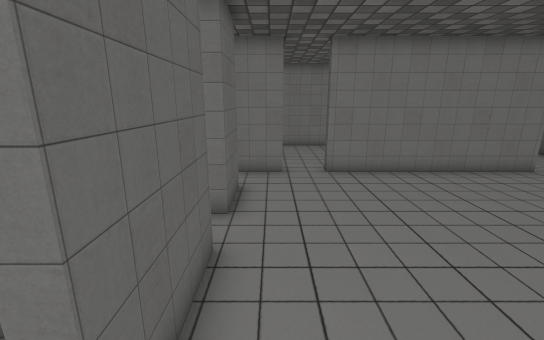
[1] (above)

22 first-person views from a walk through a scene from a Unity 3-D project. The camera is 1.3 m above the floor, tilts 14° down and sees 90° across. The floor is counted in squares, 0.5 m on a side. Each view is taken from the middle of a square. On the plan, view 1 faces up. The plan holds only what a view shows up to about 19 squares ahead; the rest is blank. The place goes on beyond the plan. Some surface patterns are stand-ins.

[2]
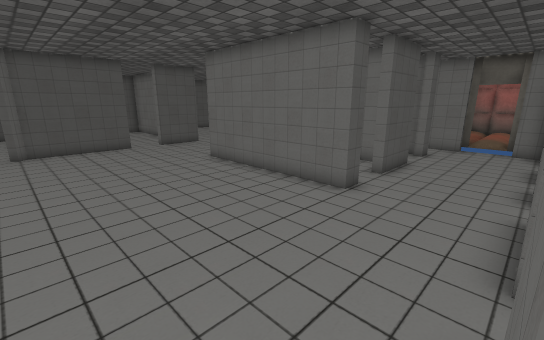

[3]
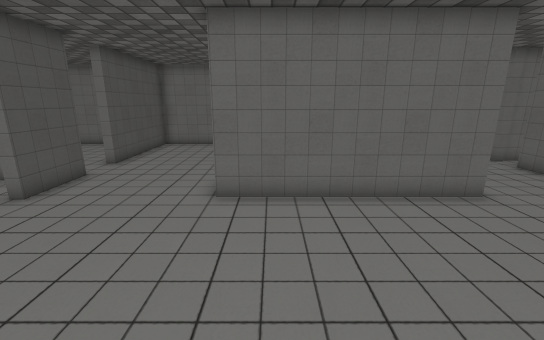

[4]
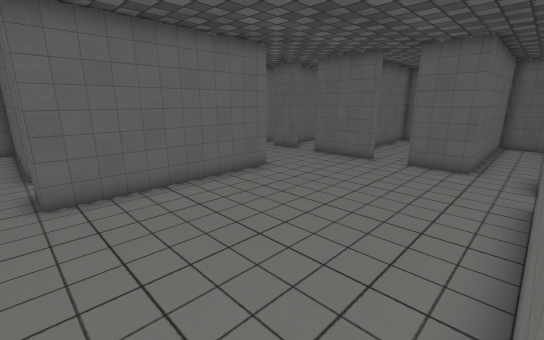

[5]
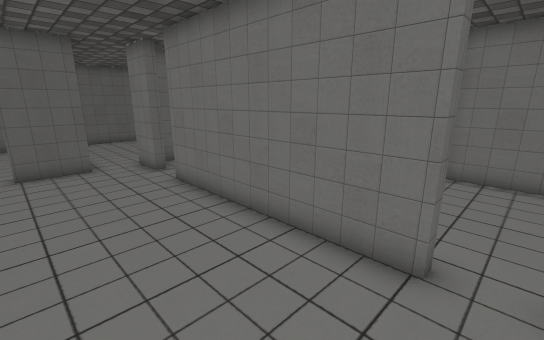

[6]
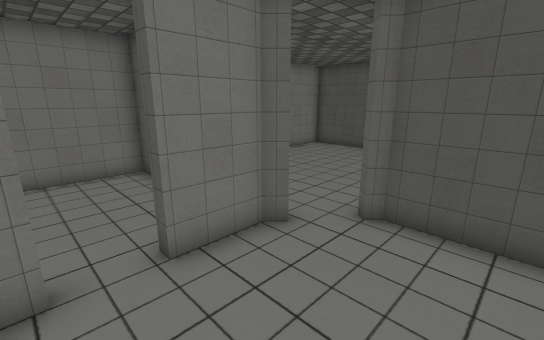

[7]
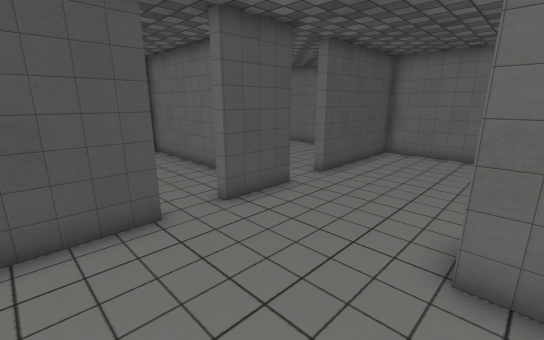

[8]
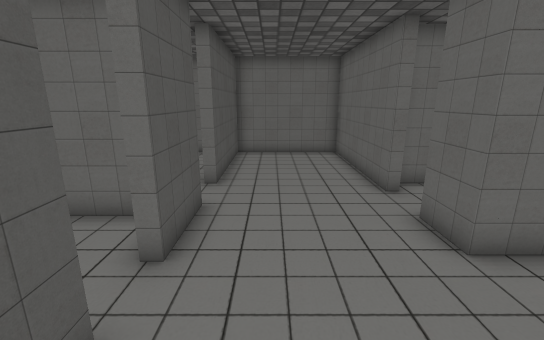

[9]
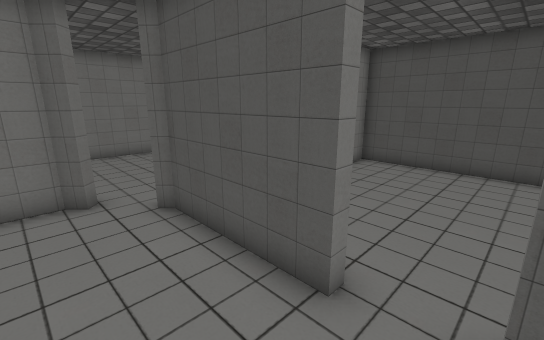

[10]
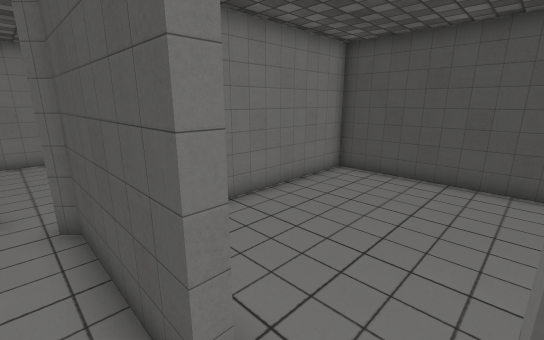

[11]
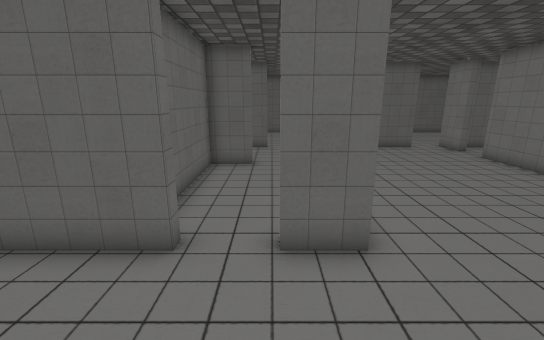

[12]
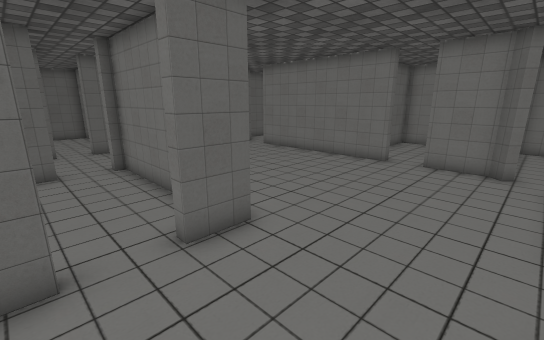

[13]
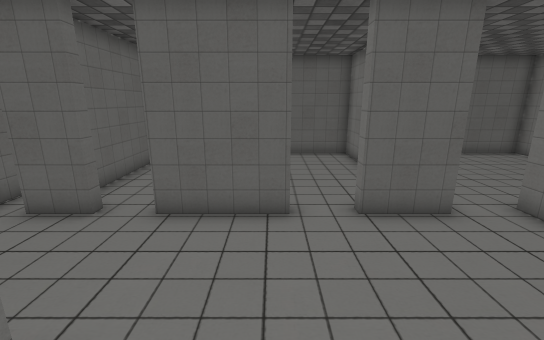

[14]
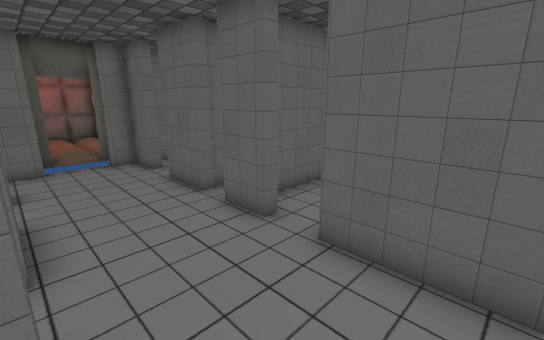

[15]
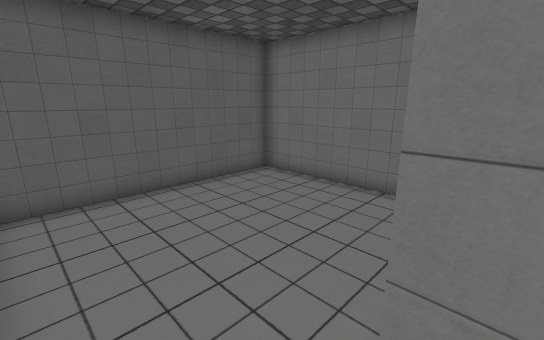

[16]
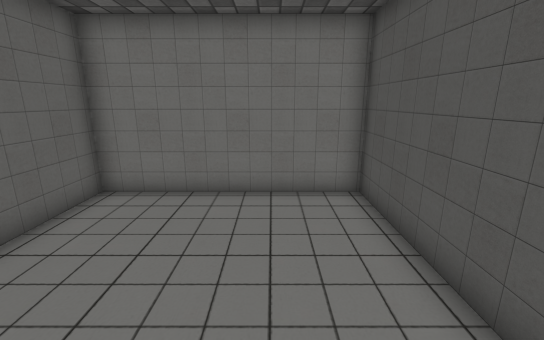

[17]
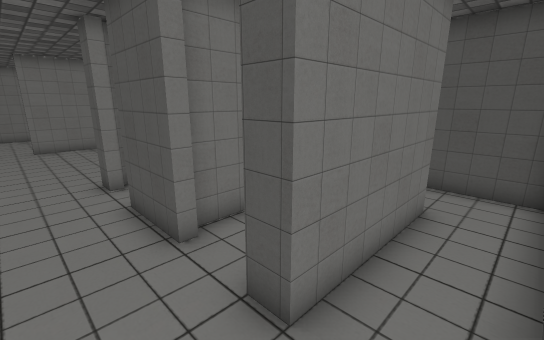

[18]
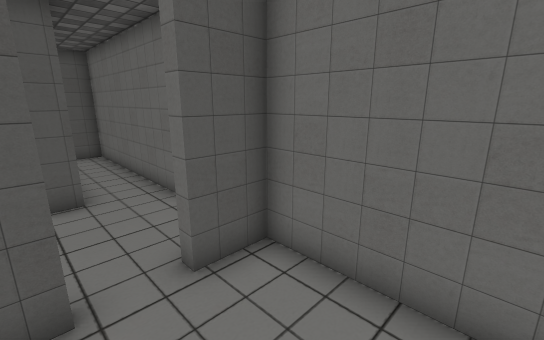

[19]
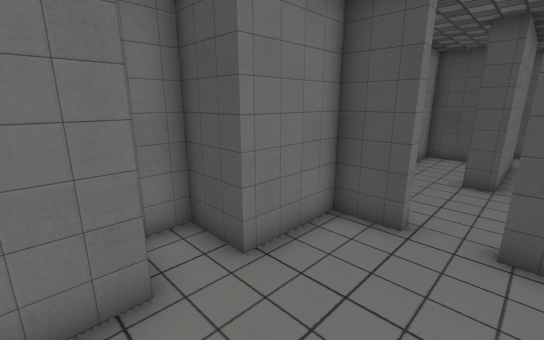

[20]
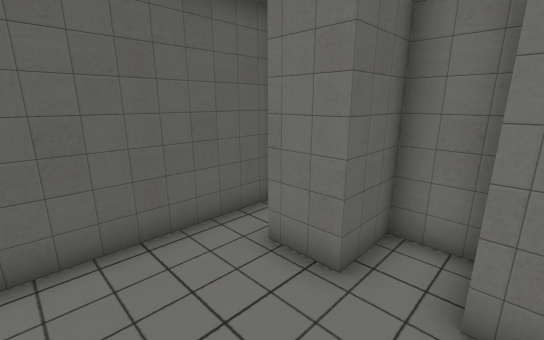

[21]
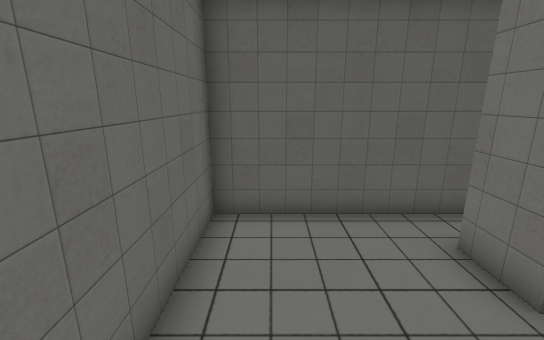

[22]
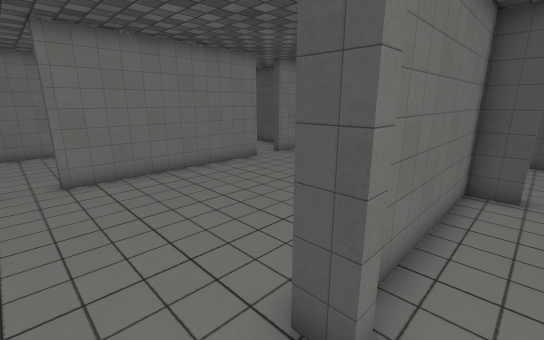

### Floor plan
Ten units are one square. View 1 is at (0, 0); x grows to the right and y downward. Boxes are objects, and circles mark ways between rooms. Rooms are numbered by the first view taken in them; rooms with no view inside come last. Other rooms are left out.
<svg viewBox="-96 -172 351 264">
<path fill="none" stroke="#000" d="M31 36 31 9M20 84 102 84 102 56M-11 32 -11 52 -14 52M-14 68 -11 68 -11 84 0 84M-1 87 21 87M-11 3 -11 20M80 62 31 62 31 54M-14 -111 -14 -167 -91 -167 -91 -83 -11 -83M-5 -101 -15 -101M101 18 106 18 106 84 158 84 158 27M35 -9 31 -9 31 -17 106 -17 106 -1 102 -1 102 -13 35 -13M31 9 35 9 35 27 98 27M101 -101 21 -101M163 -37 158 -37 158 -83 155 -86M158 7 158 -19 162 -19M143 -98 140 -101 117 -101M-11 -44 -11 -13M4 -101 -5 -101M-11 -83 -11 -61M137 -125 137 -141M137 -159 137 -167 84 -167 84 -148M101 -106 101 -101M117 -101 117 -106M-14 52 -14 36 -43 36 -43 17 -59 17 -59 36 -75 36M-91 20 -91 84 -14 84 -14 68M173 0 250 0M249 -17 249 -79 191 -79"/>
<circle cx="10" cy="-15" r="3" fill="#2a7"/>
<circle cx="35" cy="0" r="3" fill="#2a7"/>
<circle cx="-15" cy="60" r="3" fill="#2a7"/>
<circle cx="-10" cy="-90" r="3" fill="#2a7"/>
<circle cx="110" cy="-105" r="3" fill="#2a7"/>
<circle cx="160" cy="-30" r="3" fill="#2a7"/>
<text x="20" y="50">1</text>
<text x="-50" y="-120">2</text>
<text x="90" y="-30">3</text>
<text x="110" y="-140">4</text>
<text x="-60" y="60">5</text>
<text x="200" y="-40">6</text>
</svg>
Room 1 opens to room 3. Room 1 opens to room 5. Room 2 opens to room 3. Room 3 opens to room 4. Room 3 opens to room 6.

Where each view was taken, in squares from view 1:
view 1: 0 up, 0 right, facing up
view 2: 9 up, 1 left, facing down-right
view 3: 9 up, 9 right, facing down
view 4: 10 up, 11 right, facing down-left
view 5: 6 up, 11 right, facing up-left
view 6: 6 up, 10 right, facing up-right
view 7: 6 up, 10 right, facing down-right
view 8: 6 up, 14 right, facing down
view 9: 2 up, 13 right, facing up-right
view 10: 2 up, 15 right, facing up-right
view 11: 0 up, 15 right, facing left
view 12: 2 down, 15 right, facing up-left
view 13: 4 up, 5 right, facing left
view 14: 4 up, 3 right, facing down-left
view 15: 9 up, 1 left, facing up-left
view 16: 9 up, 4 left, facing up
view 17: 8 down, 1 right, facing up-right
view 18: 5 down, 5 left, facing down-right
view 19: 7 down, 7 left, facing up-right
view 20: 7 down, 4 left, facing up-left
view 21: 7 down, 3 left, facing left
view 22: 0 up, 1 right, facing up-right
